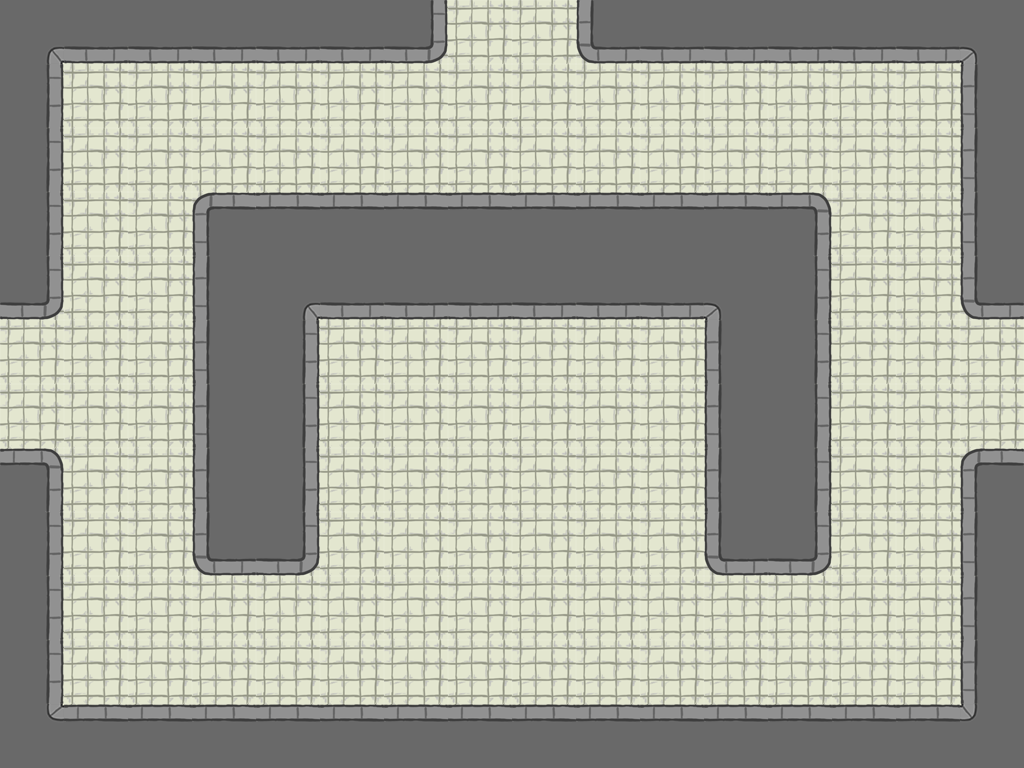

Tiled map render using the project's own tile images. Description and the whole map definition, tile-layer contents included, below:
An orthogonal 16x12 tile map with 64x64 px tiles, 1 tile layer (Tiles) and 9 objects (3x Door, 2x Turret, 2x Loot, ProximityMine, TurretTrack).

<map version="1.0" orientation="orthogonal" width="16" height="12" tilewidth="64" tileheight="64">
 <tileset firstgid="1" name="tileset" tilewidth="64" tileheight="64">
  <image source="../TileSets/tileset.png" width="384" height="192" />
  <tile id="0">
   <properties>
    <property name="walkCost" value="100" />
   </properties>
  </tile>
  <tile id="1">
   <properties>
    <property name="walkCost" value="100" />
   </properties>
  </tile>
  <tile id="6">
   <properties>
    <property name="walkCost" value="100" />
   </properties>
  </tile>
 </tileset>
 <layer name="Tiles" width="16" height="12">
  <data>
   <tile gid="17" />
   <tile gid="4" />
   <tile gid="4" />
   <tile gid="4" />
   <tile gid="4" />
   <tile gid="4" />
   <tile gid="9" />
   <tile gid="1" />
   <tile gid="1" />
   <tile gid="11" />
   <tile gid="4" />
   <tile gid="4" />
   <tile gid="4" />
   <tile gid="4" />
   <tile gid="4" />
   <tile gid="16" />
   <tile gid="5" />
   <tile gid="1" />
   <tile gid="1" />
   <tile gid="1" />
   <tile gid="1" />
   <tile gid="1" />
   <tile gid="1" />
   <tile gid="1" />
   <tile gid="1" />
   <tile gid="1" />
   <tile gid="1" />
   <tile gid="1" />
   <tile gid="1" />
   <tile gid="1" />
   <tile gid="1" />
   <tile gid="6" />
   <tile gid="5" />
   <tile gid="1" />
   <tile gid="1" />
   <tile gid="1" />
   <tile gid="1" />
   <tile gid="1" />
   <tile gid="1" />
   <tile gid="1" />
   <tile gid="1" />
   <tile gid="1" />
   <tile gid="1" />
   <tile gid="1" />
   <tile gid="1" />
   <tile gid="1" />
   <tile gid="1" />
   <tile gid="6" />
   <tile gid="5" />
   <tile gid="1" />
   <tile gid="1" />
   <tile gid="10" />
   <tile gid="3" />
   <tile gid="3" />
   <tile gid="3" />
   <tile gid="3" />
   <tile gid="3" />
   <tile gid="3" />
   <tile gid="3" />
   <tile gid="3" />
   <tile gid="12" />
   <tile gid="1" />
   <tile gid="1" />
   <tile gid="6" />
   <tile gid="9" />
   <tile gid="1" />
   <tile gid="1" />
   <tile gid="6" />
   <tile gid="17" />
   <tile gid="4" />
   <tile gid="4" />
   <tile gid="4" />
   <tile gid="4" />
   <tile gid="4" />
   <tile gid="4" />
   <tile gid="16" />
   <tile gid="5" />
   <tile gid="1" />
   <tile gid="1" />
   <tile gid="11" />
   <tile gid="1" />
   <tile gid="1" />
   <tile gid="1" />
   <tile gid="6" />
   <tile gid="5" />
   <tile gid="1" />
   <tile gid="1" />
   <tile gid="1" />
   <tile gid="1" />
   <tile gid="1" />
   <tile gid="1" />
   <tile gid="6" />
   <tile gid="5" />
   <tile gid="1" />
   <tile gid="1" />
   <tile gid="1" />
   <tile gid="1" />
   <tile gid="1" />
   <tile gid="1" />
   <tile gid="6" />
   <tile gid="5" />
   <tile gid="1" />
   <tile gid="1" />
   <tile gid="1" />
   <tile gid="1" />
   <tile gid="1" />
   <tile gid="1" />
   <tile gid="6" />
   <tile gid="5" />
   <tile gid="1" />
   <tile gid="1" />
   <tile gid="1" />
   <tile gid="12" />
   <tile gid="1" />
   <tile gid="1" />
   <tile gid="6" />
   <tile gid="5" />
   <tile gid="1" />
   <tile gid="1" />
   <tile gid="1" />
   <tile gid="1" />
   <tile gid="1" />
   <tile gid="1" />
   <tile gid="6" />
   <tile gid="5" />
   <tile gid="1" />
   <tile gid="1" />
   <tile gid="10" />
   <tile gid="5" />
   <tile gid="1" />
   <tile gid="1" />
   <tile gid="11" />
   <tile gid="9" />
   <tile gid="1" />
   <tile gid="1" />
   <tile gid="1" />
   <tile gid="1" />
   <tile gid="1" />
   <tile gid="1" />
   <tile gid="11" />
   <tile gid="9" />
   <tile gid="1" />
   <tile gid="1" />
   <tile gid="6" />
   <tile gid="5" />
   <tile gid="1" />
   <tile gid="1" />
   <tile gid="1" />
   <tile gid="1" />
   <tile gid="1" />
   <tile gid="1" />
   <tile gid="1" />
   <tile gid="1" />
   <tile gid="1" />
   <tile gid="1" />
   <tile gid="1" />
   <tile gid="1" />
   <tile gid="1" />
   <tile gid="1" />
   <tile gid="6" />
   <tile gid="5" />
   <tile gid="1" />
   <tile gid="1" />
   <tile gid="1" />
   <tile gid="1" />
   <tile gid="1" />
   <tile gid="1" />
   <tile gid="1" />
   <tile gid="1" />
   <tile gid="1" />
   <tile gid="1" />
   <tile gid="1" />
   <tile gid="1" />
   <tile gid="1" />
   <tile gid="1" />
   <tile gid="6" />
   <tile gid="18" />
   <tile gid="3" />
   <tile gid="3" />
   <tile gid="3" />
   <tile gid="3" />
   <tile gid="3" />
   <tile gid="3" />
   <tile gid="3" />
   <tile gid="3" />
   <tile gid="3" />
   <tile gid="3" />
   <tile gid="3" />
   <tile gid="3" />
   <tile gid="3" />
   <tile gid="3" />
   <tile gid="15" />
  </data>
 </layer>
 <objectgroup name="Objects" width="16" height="12">
  <object name="ProximityMine" type="ProximityMine" x="68" y="64" width="128" height="128">
   <properties>
    <property name="shape" value="1" />
    <property name="timeOff" value="0" />
    <property name="timeOn" value="0" />
   </properties>
  </object>
  <object name="DoorYellow" type="Door" x="3" y="347" width="64" height="64">
   <properties>
    <property name="direction" value="left" />
    <property name="locked" value="0" />
   </properties>
  </object>
  <object name="TurretTrack" type="TurretTrack" x="448" y="323" width="64" height="64">
   <properties>
    <property name="projectileType" value="3" />
    <property name="rateOfFire" value="3" />
    <property name="rateOfRotation" value="0.5" />
    <property name="timeFiring" value="0" />
    <property name="timeIdle" value="0" />
   </properties>
  </object>
  <object name="Turret1" type="Turret" x="576" y="451" width="63" height="60">
   <properties>
    <property name="endAngle" value="0" />
    <property name="projectileType" value="1" />
    <property name="rateOfFire" value="5" />
    <property name="rateOfRotation" value="1" />
    <property name="rotationsFiring" value="0" />
    <property name="rotationsIdle" value="0" />
    <property name="startAngle" value="0" />
   </properties>
  </object>
  <object name="Turret1" type="Turret" x="323" y="451" width="63" height="60">
   <properties>
    <property name="endAngle" value="0" />
    <property name="projectileType" value="1" />
    <property name="rateOfFire" value="5" />
    <property name="rateOfRotation" value="1" />
    <property name="rotationsFiring" value="0" />
    <property name="rotationsIdle" value="0" />
    <property name="startAngle" value="0" />
   </properties>
  </object>
  <object name="DoorYellow" type="Door" x="479" y="0" width="64" height="64">
   <properties>
    <property name="direction" value="up" />
    <property name="locked" value="0" />
   </properties>
  </object>
  <object name="DoorYellow" type="Door" x="956" y="351" width="64" height="64">
   <properties>
    <property name="direction" value="right" />
    <property name="locked" value="0" />
   </properties>
  </object>
  <object name="Loot" type="Loot" x="341" y="342" width="73" height="63" />
  <object name="Loot" type="Loot" x="598" y="341" width="73" height="63" />
 </objectgroup>
</map>
